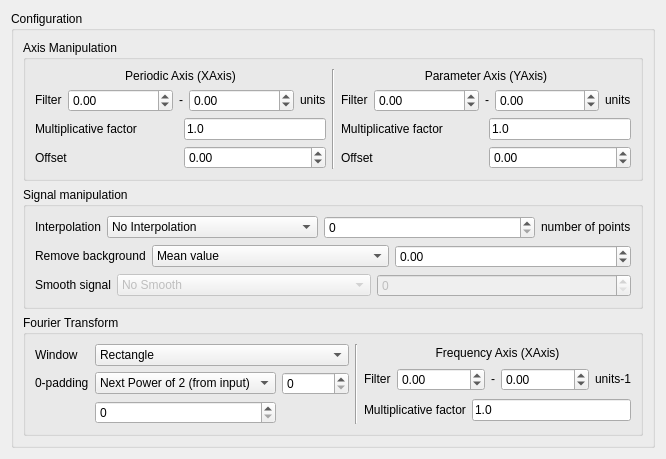
<?xml version="1.0" encoding="UTF-8"?>
<ui version="4.0">
 <class>SignalProcessingToolbox</class>
 <widget class="QWidget" name="SignalProcessingToolbox">
  <property name="geometry">
   <rect>
    <x>0</x>
    <y>0</y>
    <width>635</width>
    <height>413</height>
   </rect>
  </property>
  <property name="windowTitle">
   <string>Form</string>
  </property>
  <layout class="QVBoxLayout" name="verticalLayout_3">
   <item>
    <widget class="QGroupBox" name="groupBox_7">
     <property name="title">
      <string>Configuration</string>
     </property>
     <layout class="QVBoxLayout" name="verticalLayout_4">
      <item>
       <widget class="QGroupBox" name="groupBox">
        <property name="title">
         <string>Axis Manipulation</string>
        </property>
        <layout class="QHBoxLayout" name="horizontalLayout_9">
         <item>
          <layout class="QVBoxLayout" name="verticalLayout">
           <item>
            <widget class="QLabel" name="label_13">
             <property name="sizePolicy">
              <sizepolicy hsizetype="Preferred" vsizetype="Fixed">
               <horstretch>0</horstretch>
               <verstretch>0</verstretch>
              </sizepolicy>
             </property>
             <property name="text">
              <string>Periodic Axis (XAxis)</string>
             </property>
             <property name="alignment">
              <set>Qt::AlignCenter</set>
             </property>
            </widget>
           </item>
           <item>
            <layout class="QHBoxLayout" name="horizontalLayout_3">
             <item>
              <widget class="QLabel" name="label">
               <property name="sizePolicy">
                <sizepolicy hsizetype="Preferred" vsizetype="Fixed">
                 <horstretch>0</horstretch>
                 <verstretch>0</verstretch>
                </sizepolicy>
               </property>
               <property name="text">
                <string>Filter</string>
               </property>
              </widget>
             </item>
             <item>
              <widget class="QDoubleSpinBox" name="inputAxis0Start_doubleSpinBox">
               <property name="sizePolicy">
                <sizepolicy hsizetype="Expanding" vsizetype="Fixed">
                 <horstretch>0</horstretch>
                 <verstretch>0</verstretch>
                </sizepolicy>
               </property>
               <property name="inputMethodHints">
                <set>Qt::ImhFormattedNumbersOnly</set>
               </property>
               <property name="keyboardTracking">
                <bool>false</bool>
               </property>
               <property name="suffix">
                <string/>
               </property>
               <property name="minimum">
                <double>-10000000.000000000000000</double>
               </property>
               <property name="maximum">
                <double>10000000.000000000000000</double>
               </property>
              </widget>
             </item>
             <item>
              <widget class="QLabel" name="label_2">
               <property name="sizePolicy">
                <sizepolicy hsizetype="Preferred" vsizetype="Fixed">
                 <horstretch>0</horstretch>
                 <verstretch>0</verstretch>
                </sizepolicy>
               </property>
               <property name="text">
                <string>-</string>
               </property>
              </widget>
             </item>
             <item>
              <widget class="QDoubleSpinBox" name="inputAxis0End_doubleSpinBox">
               <property name="sizePolicy">
                <sizepolicy hsizetype="Expanding" vsizetype="Fixed">
                 <horstretch>0</horstretch>
                 <verstretch>0</verstretch>
                </sizepolicy>
               </property>
               <property name="keyboardTracking">
                <bool>false</bool>
               </property>
               <property name="minimum">
                <double>-10000000.000000000000000</double>
               </property>
               <property name="maximum">
                <double>10000000.000000000000000</double>
               </property>
              </widget>
             </item>
             <item>
              <widget class="QLabel" name="label_4">
               <property name="sizePolicy">
                <sizepolicy hsizetype="Preferred" vsizetype="Fixed">
                 <horstretch>0</horstretch>
                 <verstretch>0</verstretch>
                </sizepolicy>
               </property>
               <property name="text">
                <string>units</string>
               </property>
              </widget>
             </item>
            </layout>
           </item>
           <item>
            <layout class="QHBoxLayout" name="horizontalLayout">
             <item>
              <widget class="QLabel" name="label_10">
               <property name="text">
                <string>Multiplicative factor</string>
               </property>
              </widget>
             </item>
             <item>
              <widget class="QLineEdit" name="inputAxis0Mult_lineEdit">
               <property name="sizePolicy">
                <sizepolicy hsizetype="Minimum" vsizetype="Fixed">
                 <horstretch>0</horstretch>
                 <verstretch>0</verstretch>
                </sizepolicy>
               </property>
               <property name="text">
                <string>1.0</string>
               </property>
              </widget>
             </item>
            </layout>
           </item>
           <item>
            <layout class="QHBoxLayout" name="horizontalLayout_7">
             <item>
              <widget class="QLabel" name="label_14">
               <property name="text">
                <string>Offset</string>
               </property>
              </widget>
             </item>
             <item>
              <widget class="QDoubleSpinBox" name="inputAxis0Add_doubleSpinBox">
               <property name="sizePolicy">
                <sizepolicy hsizetype="Minimum" vsizetype="Fixed">
                 <horstretch>0</horstretch>
                 <verstretch>0</verstretch>
                </sizepolicy>
               </property>
               <property name="keyboardTracking">
                <bool>false</bool>
               </property>
               <property name="minimum">
                <double>-10000000.000000000000000</double>
               </property>
               <property name="maximum">
                <double>10000000.000000000000000</double>
               </property>
              </widget>
             </item>
            </layout>
           </item>
          </layout>
         </item>
         <item>
          <widget class="Line" name="line">
           <property name="orientation">
            <enum>Qt::Vertical</enum>
           </property>
          </widget>
         </item>
         <item>
          <layout class="QVBoxLayout" name="verticalLayout_2">
           <item>
            <widget class="QLabel" name="label_12">
             <property name="sizePolicy">
              <sizepolicy hsizetype="Preferred" vsizetype="Fixed">
               <horstretch>0</horstretch>
               <verstretch>0</verstretch>
              </sizepolicy>
             </property>
             <property name="text">
              <string>Parameter Axis (YAxis)</string>
             </property>
             <property name="alignment">
              <set>Qt::AlignCenter</set>
             </property>
            </widget>
           </item>
           <item>
            <layout class="QHBoxLayout" name="horizontalLayout_5">
             <item>
              <widget class="QLabel" name="label_7">
               <property name="sizePolicy">
                <sizepolicy hsizetype="Preferred" vsizetype="Fixed">
                 <horstretch>0</horstretch>
                 <verstretch>0</verstretch>
                </sizepolicy>
               </property>
               <property name="text">
                <string>Filter</string>
               </property>
              </widget>
             </item>
             <item>
              <widget class="QDoubleSpinBox" name="inputAxis1Start_doubleSpinBox">
               <property name="sizePolicy">
                <sizepolicy hsizetype="Expanding" vsizetype="Fixed">
                 <horstretch>0</horstretch>
                 <verstretch>0</verstretch>
                </sizepolicy>
               </property>
               <property name="inputMethodHints">
                <set>Qt::ImhFormattedNumbersOnly</set>
               </property>
               <property name="keyboardTracking">
                <bool>false</bool>
               </property>
               <property name="suffix">
                <string/>
               </property>
               <property name="minimum">
                <double>-10000000.000000000000000</double>
               </property>
               <property name="maximum">
                <double>10000000.000000000000000</double>
               </property>
              </widget>
             </item>
             <item>
              <widget class="QLabel" name="label_8">
               <property name="sizePolicy">
                <sizepolicy hsizetype="Preferred" vsizetype="Fixed">
                 <horstretch>0</horstretch>
                 <verstretch>0</verstretch>
                </sizepolicy>
               </property>
               <property name="text">
                <string>-</string>
               </property>
              </widget>
             </item>
             <item>
              <widget class="QDoubleSpinBox" name="inputAxis1End_doubleSpinBox">
               <property name="sizePolicy">
                <sizepolicy hsizetype="Expanding" vsizetype="Fixed">
                 <horstretch>0</horstretch>
                 <verstretch>0</verstretch>
                </sizepolicy>
               </property>
               <property name="keyboardTracking">
                <bool>false</bool>
               </property>
               <property name="minimum">
                <double>-10000000.000000000000000</double>
               </property>
               <property name="maximum">
                <double>10000000.000000000000000</double>
               </property>
              </widget>
             </item>
             <item>
              <widget class="QLabel" name="label_9">
               <property name="sizePolicy">
                <sizepolicy hsizetype="Preferred" vsizetype="Fixed">
                 <horstretch>0</horstretch>
                 <verstretch>0</verstretch>
                </sizepolicy>
               </property>
               <property name="text">
                <string>units</string>
               </property>
              </widget>
             </item>
            </layout>
           </item>
           <item>
            <layout class="QHBoxLayout" name="horizontalLayout_2">
             <item>
              <widget class="QLabel" name="label_11">
               <property name="text">
                <string>Multiplicative factor</string>
               </property>
              </widget>
             </item>
             <item>
              <widget class="QLineEdit" name="inputAxis1Mult_lineEdit">
               <property name="sizePolicy">
                <sizepolicy hsizetype="Minimum" vsizetype="Fixed">
                 <horstretch>0</horstretch>
                 <verstretch>0</verstretch>
                </sizepolicy>
               </property>
               <property name="text">
                <string>1.0</string>
               </property>
              </widget>
             </item>
            </layout>
           </item>
           <item>
            <layout class="QHBoxLayout" name="horizontalLayout_8">
             <item>
              <widget class="QLabel" name="label_17">
               <property name="text">
                <string>Offset</string>
               </property>
              </widget>
             </item>
             <item>
              <widget class="QDoubleSpinBox" name="inputAxis1Add_doubleSpinBox">
               <property name="sizePolicy">
                <sizepolicy hsizetype="Minimum" vsizetype="Fixed">
                 <horstretch>0</horstretch>
                 <verstretch>0</verstretch>
                </sizepolicy>
               </property>
               <property name="keyboardTracking">
                <bool>false</bool>
               </property>
               <property name="minimum">
                <double>-10000000.000000000000000</double>
               </property>
               <property name="maximum">
                <double>10000000.000000000000000</double>
               </property>
              </widget>
             </item>
            </layout>
           </item>
          </layout>
         </item>
        </layout>
       </widget>
      </item>
      <item>
       <widget class="QGroupBox" name="groupBox_2">
        <property name="title">
         <string>Signal manipulation</string>
        </property>
        <layout class="QVBoxLayout" name="verticalLayout_6">
         <item>
          <layout class="QHBoxLayout" name="horizontalLayout_4">
           <item>
            <widget class="QLabel" name="label_3">
             <property name="sizePolicy">
              <sizepolicy hsizetype="Preferred" vsizetype="Fixed">
               <horstretch>0</horstretch>
               <verstretch>0</verstretch>
              </sizepolicy>
             </property>
             <property name="text">
              <string>Interpolation</string>
             </property>
            </widget>
           </item>
           <item>
            <widget class="QComboBox" name="interpolation_comboBox">
             <property name="sizePolicy">
              <sizepolicy hsizetype="Expanding" vsizetype="Fixed">
               <horstretch>0</horstretch>
               <verstretch>0</verstretch>
              </sizepolicy>
             </property>
             <item>
              <property name="text">
               <string>No Interpolation</string>
              </property>
             </item>
             <item>
              <property name="text">
               <string>Linear</string>
              </property>
             </item>
             <item>
              <property name="text">
               <string>Cubic</string>
              </property>
             </item>
            </widget>
           </item>
           <item>
            <widget class="QSpinBox" name="interpolation_spinBox">
             <property name="sizePolicy">
              <sizepolicy hsizetype="Expanding" vsizetype="Fixed">
               <horstretch>0</horstretch>
               <verstretch>0</verstretch>
              </sizepolicy>
             </property>
             <property name="keyboardTracking">
              <bool>false</bool>
             </property>
             <property name="maximum">
              <number>10000000</number>
             </property>
            </widget>
           </item>
           <item>
            <widget class="QLabel" name="label_6">
             <property name="sizePolicy">
              <sizepolicy hsizetype="Preferred" vsizetype="Fixed">
               <horstretch>0</horstretch>
               <verstretch>0</verstretch>
              </sizepolicy>
             </property>
             <property name="text">
              <string>number of points</string>
             </property>
            </widget>
           </item>
          </layout>
         </item>
         <item>
          <layout class="QHBoxLayout" name="horizontalLayout_6">
           <item>
            <widget class="QLabel" name="label_5">
             <property name="sizePolicy">
              <sizepolicy hsizetype="Preferred" vsizetype="Fixed">
               <horstretch>0</horstretch>
               <verstretch>0</verstretch>
              </sizepolicy>
             </property>
             <property name="text">
              <string>Remove background</string>
             </property>
            </widget>
           </item>
           <item>
            <widget class="QComboBox" name="removeBackground_comboBox">
             <property name="sizePolicy">
              <sizepolicy hsizetype="Expanding" vsizetype="Fixed">
               <horstretch>0</horstretch>
               <verstretch>0</verstretch>
              </sizepolicy>
             </property>
             <item>
              <property name="text">
               <string>Mean value</string>
              </property>
             </item>
             <item>
              <property name="text">
               <string>First value</string>
              </property>
             </item>
             <item>
              <property name="text">
               <string>End value</string>
              </property>
             </item>
             <item>
              <property name="text">
               <string>Min value</string>
              </property>
             </item>
             <item>
              <property name="text">
               <string>Custom value</string>
              </property>
             </item>
            </widget>
           </item>
           <item>
            <widget class="QDoubleSpinBox" name="removeBackground_doubleSpinBox">
             <property name="sizePolicy">
              <sizepolicy hsizetype="Expanding" vsizetype="Fixed">
               <horstretch>0</horstretch>
               <verstretch>0</verstretch>
              </sizepolicy>
             </property>
             <property name="keyboardTracking">
              <bool>false</bool>
             </property>
             <property name="minimum">
              <double>-10000000.000000000000000</double>
             </property>
             <property name="maximum">
              <double>10000000.000000000000000</double>
             </property>
             <property name="value">
              <double>0.000000000000000</double>
             </property>
            </widget>
           </item>
          </layout>
         </item>
         <item>
          <layout class="QHBoxLayout" name="horizontalLayout_17">
           <item>
            <widget class="QLabel" name="label_30">
             <property name="sizePolicy">
              <sizepolicy hsizetype="Preferred" vsizetype="Fixed">
               <horstretch>0</horstretch>
               <verstretch>0</verstretch>
              </sizepolicy>
             </property>
             <property name="text">
              <string>Smooth signal</string>
             </property>
            </widget>
           </item>
           <item>
            <widget class="QComboBox" name="smooth_comboBox">
             <property name="enabled">
              <bool>false</bool>
             </property>
             <property name="sizePolicy">
              <sizepolicy hsizetype="Expanding" vsizetype="Fixed">
               <horstretch>0</horstretch>
               <verstretch>0</verstretch>
              </sizepolicy>
             </property>
             <item>
              <property name="text">
               <string>No Smooth</string>
              </property>
             </item>
            </widget>
           </item>
           <item>
            <widget class="QSpinBox" name="smooth_spinBox">
             <property name="enabled">
              <bool>false</bool>
             </property>
             <property name="sizePolicy">
              <sizepolicy hsizetype="Expanding" vsizetype="Fixed">
               <horstretch>0</horstretch>
               <verstretch>0</verstretch>
              </sizepolicy>
             </property>
             <property name="keyboardTracking">
              <bool>false</bool>
             </property>
             <property name="maximum">
              <number>10000000</number>
             </property>
            </widget>
           </item>
          </layout>
         </item>
        </layout>
       </widget>
      </item>
      <item>
       <widget class="QGroupBox" name="groupBox_3">
        <property name="title">
         <string>Fourier Transform</string>
        </property>
        <layout class="QHBoxLayout" name="horizontalLayout_16">
         <item>
          <layout class="QGridLayout" name="gridLayout">
           <item row="2" column="1">
            <widget class="QSpinBox" name="FT_zeropaddingpower2_spinBox">
             <property name="sizePolicy">
              <sizepolicy hsizetype="MinimumExpanding" vsizetype="Fixed">
               <horstretch>0</horstretch>
               <verstretch>0</verstretch>
              </sizepolicy>
             </property>
             <property name="autoFillBackground">
              <bool>false</bool>
             </property>
             <property name="keyboardTracking">
              <bool>false</bool>
             </property>
             <property name="maximum">
              <number>10000000</number>
             </property>
            </widget>
           </item>
           <item row="1" column="1">
            <widget class="QComboBox" name="FT_zeropadding_comboBox">
             <property name="sizePolicy">
              <sizepolicy hsizetype="Expanding" vsizetype="Fixed">
               <horstretch>0</horstretch>
               <verstretch>0</verstretch>
              </sizepolicy>
             </property>
             <item>
              <property name="text">
               <string>Next Power of 2 (from input)</string>
              </property>
             </item>
             <item>
              <property name="text">
               <string>Power of 2</string>
              </property>
             </item>
             <item>
              <property name="text">
               <string>Identical as input</string>
              </property>
             </item>
             <item>
              <property name="text">
               <string>Custom</string>
              </property>
             </item>
            </widget>
           </item>
           <item row="1" column="2">
            <widget class="QSpinBox" name="FT_zeropadding_spinBox">
             <property name="sizePolicy">
              <sizepolicy hsizetype="MinimumExpanding" vsizetype="Fixed">
               <horstretch>0</horstretch>
               <verstretch>0</verstretch>
              </sizepolicy>
             </property>
             <property name="keyboardTracking">
              <bool>false</bool>
             </property>
             <property name="maximum">
              <number>10000000</number>
             </property>
            </widget>
           </item>
           <item row="1" column="0">
            <widget class="QLabel" name="label_16">
             <property name="sizePolicy">
              <sizepolicy hsizetype="Minimum" vsizetype="Fixed">
               <horstretch>0</horstretch>
               <verstretch>0</verstretch>
              </sizepolicy>
             </property>
             <property name="text">
              <string>0-padding</string>
             </property>
            </widget>
           </item>
           <item row="0" column="0">
            <widget class="QLabel" name="label_15">
             <property name="sizePolicy">
              <sizepolicy hsizetype="Minimum" vsizetype="Fixed">
               <horstretch>0</horstretch>
               <verstretch>0</verstretch>
              </sizepolicy>
             </property>
             <property name="text">
              <string>Window</string>
             </property>
            </widget>
           </item>
           <item row="0" column="1" colspan="2">
            <widget class="QComboBox" name="FT_window_comboBox">
             <property name="sizePolicy">
              <sizepolicy hsizetype="Minimum" vsizetype="Fixed">
               <horstretch>0</horstretch>
               <verstretch>0</verstretch>
              </sizepolicy>
             </property>
             <item>
              <property name="text">
               <string>Rectangle</string>
              </property>
             </item>
             <item>
              <property name="text">
               <string>Hann</string>
              </property>
             </item>
             <item>
              <property name="text">
               <string>Hamming</string>
              </property>
             </item>
             <item>
              <property name="text">
               <string>Kaiser</string>
              </property>
             </item>
             <item>
              <property name="text">
               <string>Blackman-Harris</string>
              </property>
             </item>
            </widget>
           </item>
          </layout>
         </item>
         <item>
          <widget class="Line" name="line_4">
           <property name="orientation">
            <enum>Qt::Vertical</enum>
           </property>
          </widget>
         </item>
         <item>
          <layout class="QVBoxLayout" name="verticalLayout_7">
           <item>
            <widget class="QLabel" name="label_24">
             <property name="sizePolicy">
              <sizepolicy hsizetype="Preferred" vsizetype="Fixed">
               <horstretch>0</horstretch>
               <verstretch>0</verstretch>
              </sizepolicy>
             </property>
             <property name="text">
              <string>Frequency Axis (XAxis)</string>
             </property>
             <property name="alignment">
              <set>Qt::AlignCenter</set>
             </property>
            </widget>
           </item>
           <item>
            <layout class="QHBoxLayout" name="horizontalLayout_13">
             <item>
              <widget class="QLabel" name="label_25">
               <property name="sizePolicy">
                <sizepolicy hsizetype="Preferred" vsizetype="Fixed">
                 <horstretch>0</horstretch>
                 <verstretch>0</verstretch>
                </sizepolicy>
               </property>
               <property name="text">
                <string>Filter</string>
               </property>
              </widget>
             </item>
             <item>
              <widget class="QDoubleSpinBox" name="outputAxisStart_doubleSpinBox">
               <property name="sizePolicy">
                <sizepolicy hsizetype="Expanding" vsizetype="Fixed">
                 <horstretch>0</horstretch>
                 <verstretch>0</verstretch>
                </sizepolicy>
               </property>
               <property name="inputMethodHints">
                <set>Qt::ImhFormattedNumbersOnly</set>
               </property>
               <property name="keyboardTracking">
                <bool>false</bool>
               </property>
               <property name="suffix">
                <string/>
               </property>
               <property name="minimum">
                <double>-10000000.000000000000000</double>
               </property>
               <property name="maximum">
                <double>10000000.000000000000000</double>
               </property>
              </widget>
             </item>
             <item>
              <widget class="QLabel" name="label_26">
               <property name="sizePolicy">
                <sizepolicy hsizetype="Preferred" vsizetype="Fixed">
                 <horstretch>0</horstretch>
                 <verstretch>0</verstretch>
                </sizepolicy>
               </property>
               <property name="text">
                <string>-</string>
               </property>
              </widget>
             </item>
             <item>
              <widget class="QDoubleSpinBox" name="outputAxisEnd_doubleSpinBox">
               <property name="sizePolicy">
                <sizepolicy hsizetype="Expanding" vsizetype="Fixed">
                 <horstretch>0</horstretch>
                 <verstretch>0</verstretch>
                </sizepolicy>
               </property>
               <property name="keyboardTracking">
                <bool>false</bool>
               </property>
               <property name="minimum">
                <double>-10000000.000000000000000</double>
               </property>
               <property name="maximum">
                <double>10000000.000000000000000</double>
               </property>
              </widget>
             </item>
             <item>
              <widget class="QLabel" name="label_27">
               <property name="sizePolicy">
                <sizepolicy hsizetype="Preferred" vsizetype="Fixed">
                 <horstretch>0</horstretch>
                 <verstretch>0</verstretch>
                </sizepolicy>
               </property>
               <property name="text">
                <string>units-1</string>
               </property>
              </widget>
             </item>
            </layout>
           </item>
           <item>
            <layout class="QHBoxLayout" name="horizontalLayout_14">
             <item>
              <widget class="QLabel" name="label_28">
               <property name="text">
                <string>Multiplicative factor</string>
               </property>
              </widget>
             </item>
             <item>
              <widget class="QLineEdit" name="outputAxisMult_lineEdit">
               <property name="text">
                <string>1.0</string>
               </property>
              </widget>
             </item>
            </layout>
           </item>
          </layout>
         </item>
        </layout>
       </widget>
      </item>
     </layout>
    </widget>
   </item>
  </layout>
 </widget>
 <tabstops>
  <tabstop>inputAxis0Start_doubleSpinBox</tabstop>
  <tabstop>inputAxis0End_doubleSpinBox</tabstop>
  <tabstop>interpolation_comboBox</tabstop>
  <tabstop>interpolation_spinBox</tabstop>
  <tabstop>removeBackground_comboBox</tabstop>
  <tabstop>removeBackground_doubleSpinBox</tabstop>
  <tabstop>FT_window_comboBox</tabstop>
  <tabstop>FT_zeropadding_comboBox</tabstop>
  <tabstop>FT_zeropadding_spinBox</tabstop>
  <tabstop>FT_zeropaddingpower2_spinBox</tabstop>
 </tabstops>
 <resources/>
 <connections/>
</ui>
